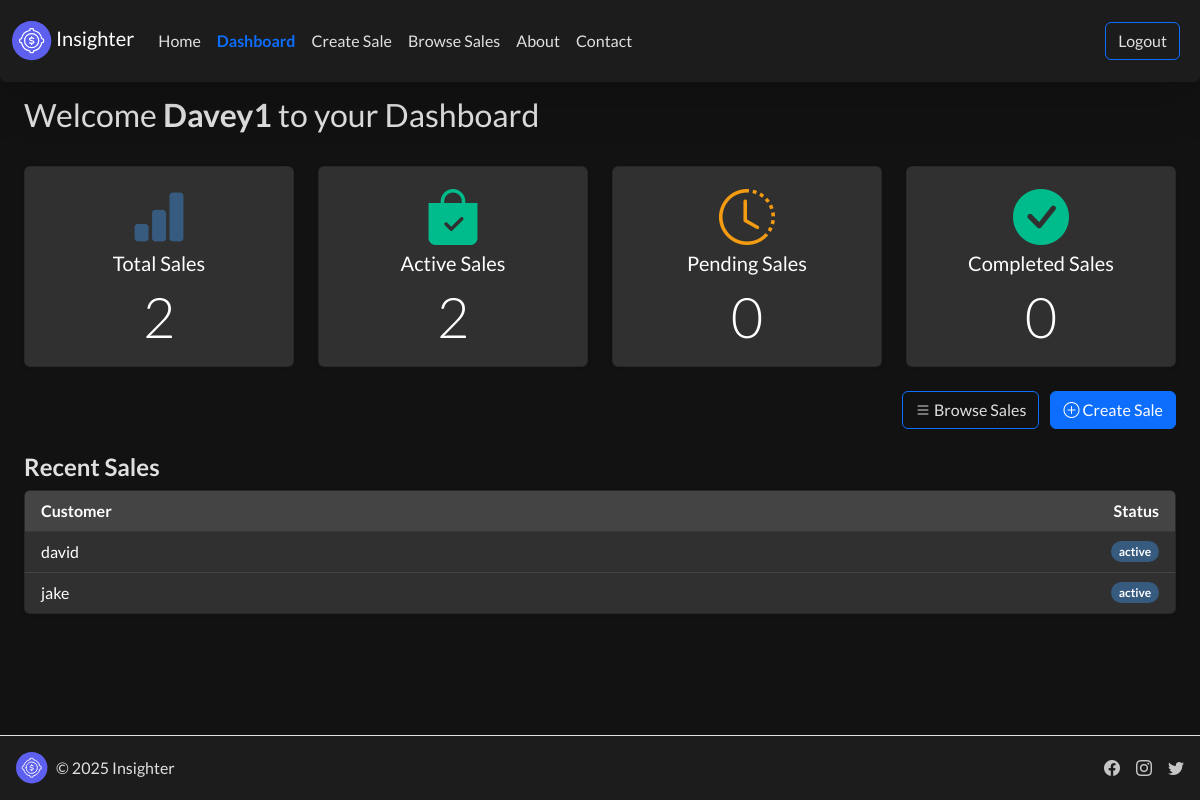
/dashboard/ (signed in), run on the app's committed database.
### core/models.py (models this page shows, shortened)
class CustomUser(AbstractUser):
    email = models.EmailField(unique=True, blank=False, null=False)

class Sale(models.Model):
    STATUS_CHOICES = [
        ('active', 'Active'),
        ('pending', 'Pending'),
        ('closed', 'Closed'),
    ]
    customer = models.CharField(max_length=200)
    description = models.TextField()
    amount = models.DecimalField(max_digits=10, decimal_places=2)
    created_at = models.DateTimeField(auto_now_add=True)
    seller = models.ForeignKey(settings.AUTH_USER_MODEL, on_delete=models.CASCADE)
    status = models.CharField(max_length=10, choices=STATUS_CHOICES, default='pending')

### core/views.py (the view)
# urls.py: path('dashboard/',              dashboard,                       name='dashboard'),
@login_required
def dashboard(request):
    user = request.user
    sales = Sale.objects.filter(seller=user)
    total_sales      = sales.count()
    active_sales     = sales.filter(status='active').count()
    pending_sales    = sales.filter(status='pending').count()
    completed_sales  = sales.filter(status='completed').count()
    recent_sales = sales.order_by('-created_at')[:5]
    cards = [
        { 'icon': 'bi-bar-chart-fill',    'color': 'text-primary', 'title': 'Total Sales',     'value': total_sales     },
        { 'icon': 'bi-bag-check-fill',     'color': 'text-success', 'title': 'Active Sales',    'value': active_sales    },
        { 'icon': 'bi-clock-history',      'color': 'text-warning', 'title': 'Pending Sales',   'value': pending_sales   },
        { 'icon': 'bi-check-circle-fill',  'color': 'text-success', 'title': 'Completed Sales', 'value': completed_sales },
    ]
    return render(request, 'core/dashboard.html', {
        'user':           user,
        'cards':          cards,
        'recent_sales':   recent_sales,
    })

### templates/core/dashboard.html (shortened to what this page needs)
{% extends 'core/base.html' %}
{% block content %}
<div class="mt-3"></i>
<h3 class="mb-2">Welcome <strong class="text-emphasis">{{user.username}}</strong> to your Dashboard</h3>
</div>
  <br/>
  <div class="row g-4 mb-4">
    {% for card in cards %}
      <div class="col-lg-3 col-md-4 col-sm-6">
        <div class="card text-center shadow-sm">
          <div class="card-body">
            <i class="bi {{ card.icon }} display-4 {{ card.color }} mb-2"></i>
            <h5 class="card-title">{{ card.title }}</h5>
            <p class="card-text display-4">{{ card.value }}</p>
          </div>
        </div>
      </div>
    {% endfor %}
  </div>
  <div class="row mt-4 mb-4">
    <div class="col text-end">
      <a href="{% url 'browse_sales' %}" class="btn btn-outline-primary me-2">
        <i class="bi bi-list"></i> Browse Sales
      </a>
      <a href="{% url 'create_sale' %}" class="btn btn-primary">
        <i class="bi bi-plus-circle"></i> Create Sale
      </a>
    </div>
  </div>
  <div>
   <h4 class="mb-2"><strong>Recent Sales</strong></h4>
    <div class="card shadow-sm">
      <div class="card-header d-flex justify-content-between">
        <strong>Customer</strong>
        <strong>Status</strong>
      </div>
        <ul class="list-group list-group-flush">
          {% for sale in recent_sales %}
            <li class="list-group-item d-flex justify-content-between align-items-center">
              {{ sale.customer }}
              <span class="badge bg-primary rounded-pill">{{ sale.status }}</span>
            </li>
          {% empty %}
            <li class="list-group-item">No recent sales.</li>
          {% endfor %}
        </ul>
      </div>
    </div>
{% endblock %}

### templates/core/base.html (style rules this page uses)
body { min-height: 100vh; display: flex; flex-direction: column; background-color: #121212; color: #e0e0e0; }
.btn-outline-primary { color: #e0e0e0; border-color: #0d6efd; }
.btn-primary { background-color: #0d6efd; border-color: #0d6efd; }

### data on the page
CustomUser: username "Davey1"
Sale: customer "david", status "active"
Sale: customer "jake", status "active"

### other printed values
{{ card.title }} "Total Sales" "Active Sales" "Pending Sales" "Completed Sales"
{{ card.value }} "2" "2" "0" "0"
